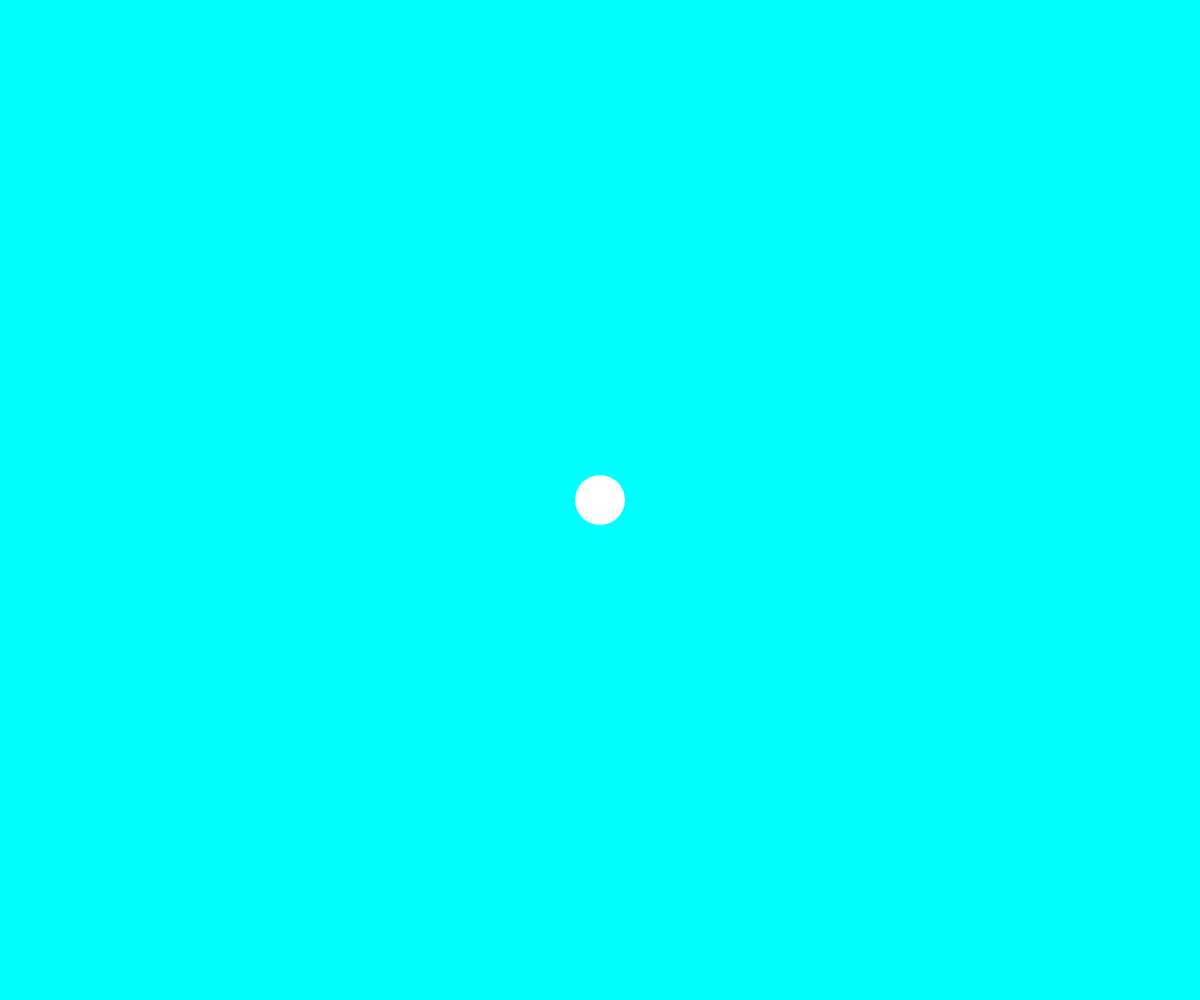
Frame 1 (no input)
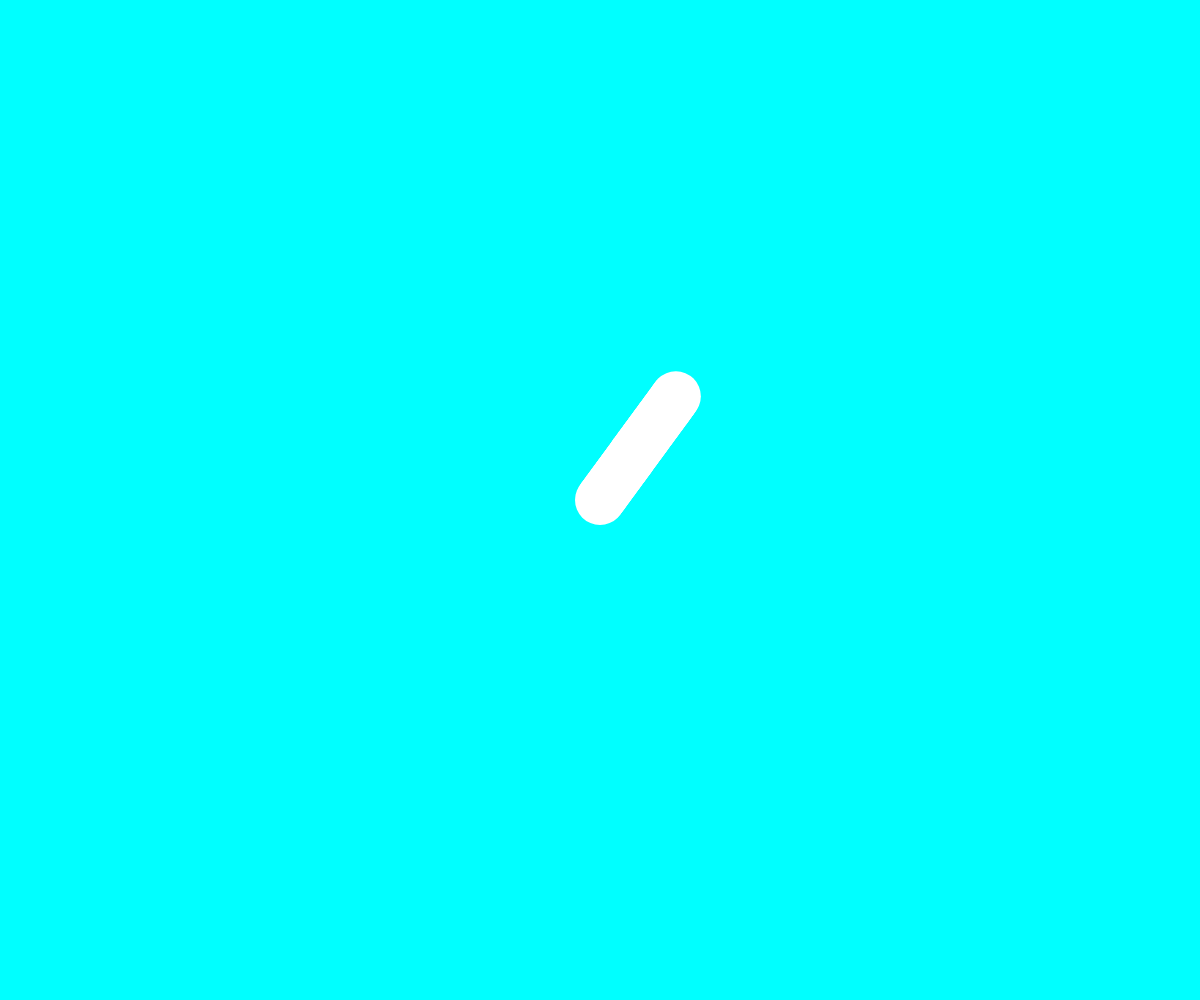
Frame 60 (no input)
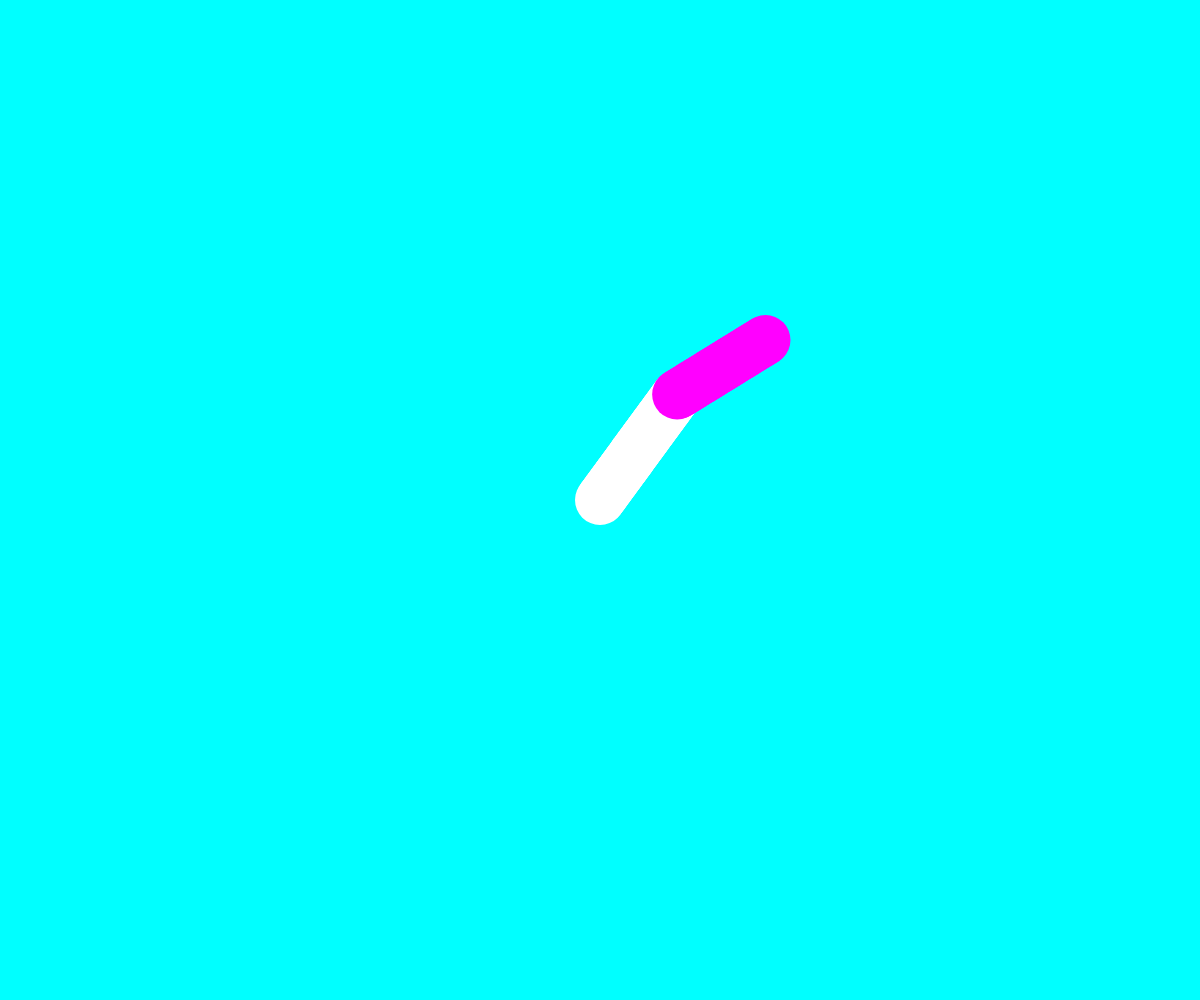
Frame 120 (the mouse pressed at the canvas centre since frame 60)

The p5.js sketch that drew these frames (run headless with seeded random() and noise() and a simulated clock; from frame 60 on, the mouse is pressed at the canvas centre):

// p5.js sketch
// ── sketch.js
// Project Title
// Your Name
// Date
//
// Extra for Experts:
// - describe what you did to take this project "above and beyond"

let x;
let y;
let xSpeed;
let ySpeed;

function setup() {
  createCanvas(windowWidth, windowHeight);
  x = windowWidth/2;
  y = windowHeight/2;
  xSpeed = random(-3,3);
  ySpeed = random(-3,3);
  background(0,255,255);
}

function draw() {
  noStroke();
  ellipse(x,y,50,50);
  x += xSpeed;
  y += ySpeed;

  if (x<0 || x>windowWidth) {
    xSpeed = xSpeed * -1;
  }
  if (y<0 || y>windowHeight) {
    ySpeed = ySpeed * -1;
  }
}

function mousePressed() {
  fill(255,0,255);
  xSpeed = random(-3,3);
  ySpeed = random(-3,3);
}

function mouseReleased() {
  fill(0,255,0);
  xSpeed = random(-3,3);
  ySpeed = random(-3,3);
}
